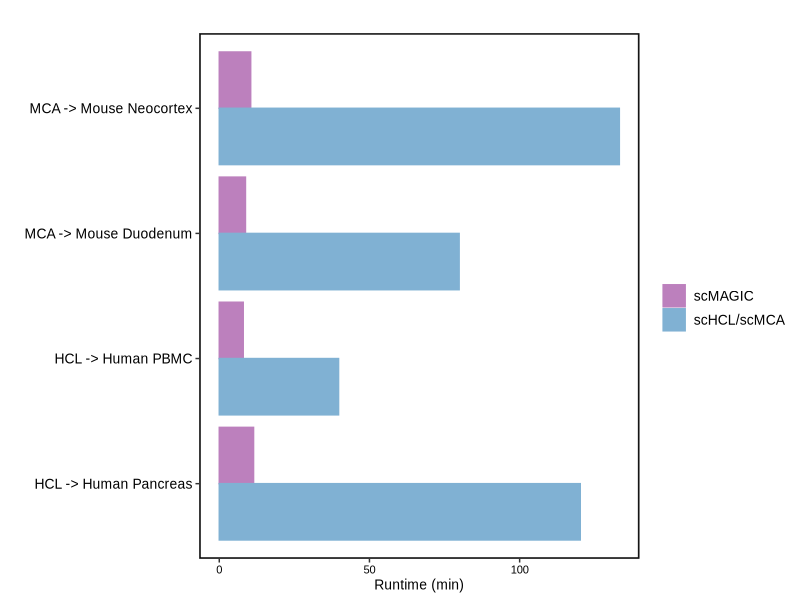

The R source for this figure:
library(ggplot2)
path.res <- '/mdshare/node9/zy/scRef/figure/atlas_anno/'

df.time <- data.frame(method = c(rep('scMAGIC', 4), rep('scHCL/scMCA', 4)),
                      dataset = rep(c('MCA -> Mouse Neocortex', 'MCA -> Mouse Duodenum', 
                                      'HCL -> Human Pancreas', 'HCL -> Human PBMC'), 2),
                      time = c(10.46, 8.72, 11.42, 7.98,
                               133.19, 79.86, 120.18, 39.72))

plot.bar <-
    ggplot(df.time, aes(x = dataset, y = time, color = method, fill = method)) +
    geom_bar(position = 'dodge', stat = 'identity') +
    scale_color_manual(breaks = c('scMAGIC', 'scHCL/scMCA'), values = c("#BC80BD", "#80B1D3")) +
    scale_fill_manual(breaks = c('scMAGIC', 'scHCL/scMCA'), values = c("#BC80BD", "#80B1D3")) +
    labs(title = "", y = 'Runtime (min)', x = '', color = '', fill = '') +
    coord_flip() +
    theme_bw() +
    theme(panel.background = element_rect(color = 'black', size = 1,
                                          fill = 'transparent'),
          panel.grid = element_blank(),
          axis.text.x = element_text(size = 8, color = 'black', family = 'Arial'),
          axis.text.y = element_text(size = 10, color = 'black', family = 'Arial'),
          axis.title = element_text(size = 10, family = 'Arial'),
          legend.text = element_text(size = 10, family = 'Arial'),
          legend.position = 'right',
          # legend.key.size = unit(1, 'cm'),
          legend.key = element_blank())
ggsave(filename = 'RunTime_atlas.png',
       path = path.res, plot = plot.bar,
       units = 'cm', height = 6, width = 14)

